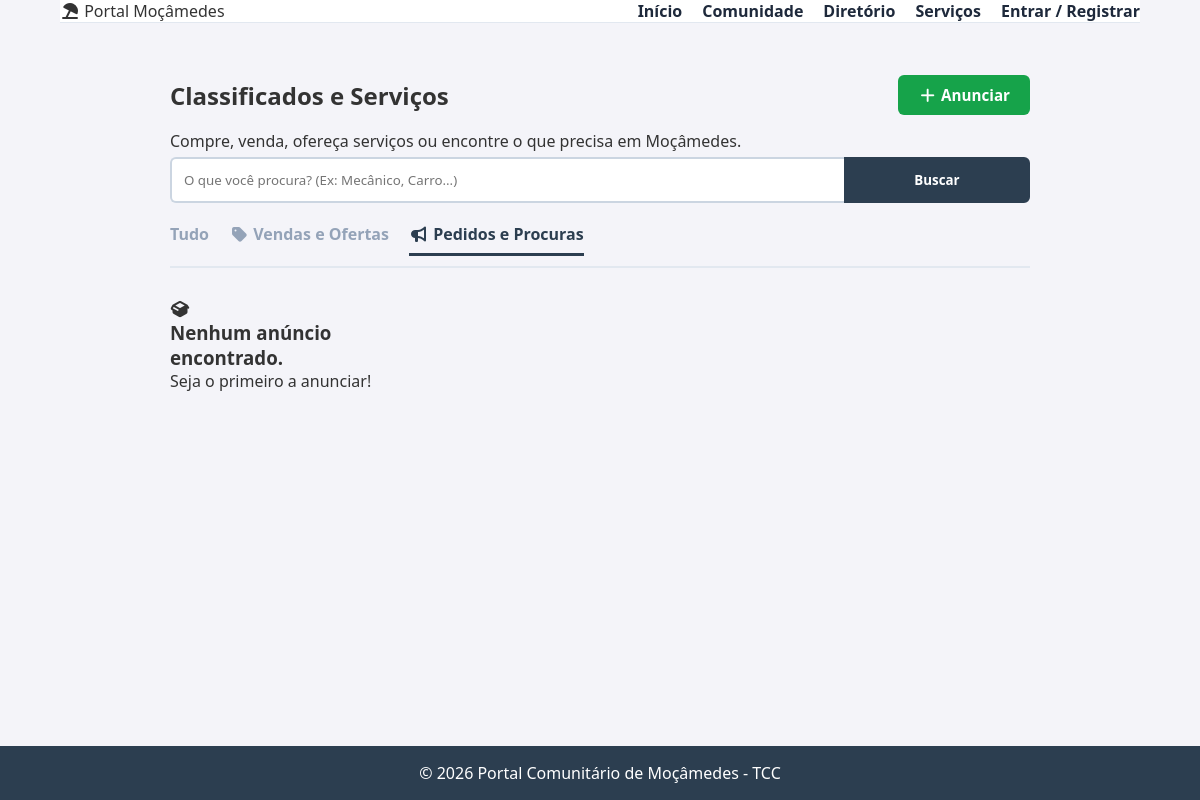
/marketplace?tipo=procura, run on an earlier commit of the app's database.
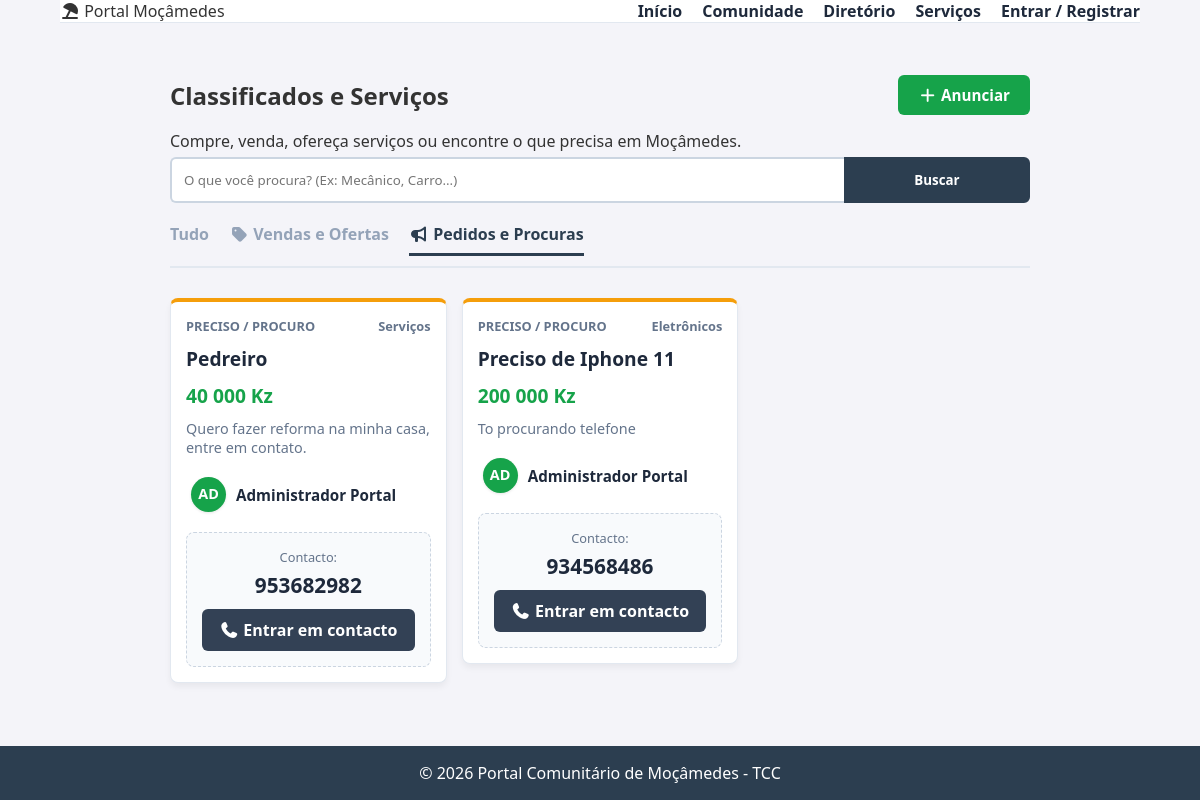
And on a later commit of the database.
### tables this page shows
CREATE TABLE marketplace (
    id INTEGER PRIMARY KEY AUTOINCREMENT,
    titulo TEXT NOT NULL,
    descricao TEXT NOT NULL,
    tipo_anuncio TEXT NOT NULL, -- 'oferta' (eu faço) ou 'procura' (preciso de)
    categoria TEXT NOT NULL,    -- Ex: Serviços Domésticos, Vendas, Transporte
    preco TEXT,                 -- Opcional
    contato TEXT NOT NULL,      -- Telefone ou Email para contato
    imagem TEXT,                -- Foto do produto ou serviço
    usuario_id INTEGER NOT NULL,
    data_criacao TIMESTAMP DEFAULT CURRENT_TIMESTAMP, imagem1 TEXT, imagem2 TEXT, status TEXT DEFAULT 'ativo',
    FOREIGN KEY (usuario_id) REFERENCES usuarios (id)
);

CREATE TABLE usuarios (
    id INTEGER PRIMARY KEY AUTOINCREMENT,
    nome TEXT NOT NULL,
    email TEXT UNIQUE,    -- Não é mais NOT NULL (pode ser vazio)
    telefone TEXT UNIQUE, -- Novo campo de login
    senha TEXT NOT NULL,
    funcao TEXT DEFAULT 'cidadao',
    foto_perfil TEXT DEFAULT 'default_profile.png',
    bio TEXT,
    data_cadastro TIMESTAMP DEFAULT CURRENT_TIMESTAMP
);

### app.py (the view)
@app.route('/marketplace')
def marketplace():
    conn = get_db_connection()
    tipo_filtro = request.args.get('tipo')
    busca = request.args.get('q')
    sql = '''
        SELECT marketplace.*, usuarios.nome as autor_nome, usuarios.foto_perfil
        FROM marketplace
        JOIN usuarios ON marketplace.usuario_id = usuarios.id
        WHERE 1=1
    '''
    params = []
    if tipo_filtro:
        sql += " AND tipo_anuncio = ?"
        params.append(tipo_filtro)
    if busca:
        sql += " AND (titulo LIKE ? OR descricao LIKE ? OR categoria LIKE ?)"
        termo = f'%{busca}%'
        params.extend([termo, termo, termo])
    sql += " ORDER BY data_criacao DESC"
    anuncios = conn.execute(sql, params).fetchall()
    conn.close()
    return render_template('marketplace.html', anuncios=anuncios, tipo_ativo=tipo_filtro)

### app.py (called while the page is built)
def get_db_connection():
    conn = sqlite3.connect('banco.db')
    conn.row_factory = sqlite3.Row
    return conn

### templates/marketplace.html (shortened to what this page needs)
{% extends "base.html" %}
{% block content %}
<div class="market-container">
    <div class="market-header">
        <div class="header-top-row">
            <h2>Classificados e Serviços</h2>
            <a href="/anunciar" class="btn-anunciar-top">
                <i class="fas fa-plus"></i> Anunciar
            </a>
        </div>
        <p>Compre, venda, ofereça serviços ou encontre o que precisa em Moçâmedes.</p>
        <form action="/marketplace" method="GET" class="search-bar search-proporcional">
            <input type="text" name="q" placeholder="O que você procura? (Ex: Mecânico, Carro...)" value="{{ request.args.get('q', '') }}">
            <button type="submit">Buscar</button>
        </form>
        <div class="market-tabs">
            <a href="/marketplace" class="tab {% if not tipo_ativo %}active{% endif %}">Tudo</a>
            <a href="/marketplace?tipo=oferta" class="tab {% if tipo_ativo == 'oferta' %}active{% endif %}">
                <i class="fas fa-tag"></i> Vendas e Ofertas
            </a>
            <a href="/marketplace?tipo=procura" class="tab {% if tipo_ativo == 'procura' %}active{% endif %}">
                <i class="fas fa-bullhorn"></i> Pedidos e Procuras
            </a>
        </div>
    </div>
    <div class="market-grid" style="align-items: start;">
        {% for item in anuncios %}
            <div class="market-card {{ item.tipo_anuncio }} {% if item.status == 'vendido' or item.status == 'ocupado' %}card-vendido{% endif %}" style="position: relative;">
                <div class="card-top">
                    <span class="badge-tipo">
                        {% if item.tipo_anuncio == 'oferta' %}
                            VENDO / FAÇO
                        {% else %}
                            PRECISO / PROCURO
                        {% endif %}
                    </span>
                    <span class="badge-cat">{{ item.categoria }}</span>
                </div>
                <h3>{{ item.titulo }}</h3>
                {% if item.preco %}
                    <div class="price">{{ item.preco }}</div>
                {% endif %}
                <p class="desc">{{ item.descricao }}</p>
                <a href="/perfil/{{ item.usuario_id }}" style="text-decoration: none; color: inherit;">
                    <div class="seller-info" style="display: flex; align-items: center; gap: 10px; margin-bottom: 15px; padding: 5px; border-radius: 8px; transition: background 0.2s;" onmouseover="this.style.background='#f8fafc'" onmouseout="this.style.background='transparent'">
                        <div style="position: relative; width: 35px; height: 35px; background: #16a34a; border-radius: 50%; display: flex; align-items: center; justify-content: center; color: white !important; font-weight: bold; font-size: 0.9rem; text-transform: uppercase; box-shadow: 0 1px 3px rgba(0,0,0,0.1); overflow: hidden;">
                            <span style="line-height: 1; position: absolute; z-index: 1;">{{ item.autor_nome[:2] }}</span>
                        </div>
                        <div class="meta">
                            <strong style="color: #1e293b; font-size: 0.95rem;">{{ item.autor_nome }}</strong>
                        </div>
                    </div>
                </a>
                <div class="contact-area-new">
                    <p class="contact-label">Contacto:</p>
                    <div class="contact-number {% if item.status in ['vendido', 'ocupado'] %}text-riscado{% endif %}">
                        {{ item.contato }}
                    </div>
                    {% if item.status in ['vendido', 'ocupado'] %}
                        <button class="btn-indisponivel" disabled>
                            <i class="fas fa-ban"></i> Indisponível
                        </button>
                    {% else %}
                        <a href="tel:{{ item.contato | replace(' ', '') }}" class="btn-contact-new">
                            <i class="fas fa-phone"></i> Entrar em contacto
                        </a>
                    {% endif %}
                </div>
            </div>
        {% else %}
            <div class="empty-state">
                <i class="fas fa-box-open"></i>
                <h3>Nenhum anúncio encontrado.</h3>
                <p>Seja o primeiro a anunciar!</p>
            </div>
        {% endfor %}
    </div>
</div>
{% endblock %}

### templates/base.html (shortened to what this page needs)
<!DOCTYPE html>
<html lang="pt-ao">
<head>
    <link rel="stylesheet" href="{{ url_for('static', filename='css/style.css') }}">
    <link rel="stylesheet" href="{{ url_for('static', filename='fontawesome/css/all.min.css') }}">
</head>
<body>
    <nav class="navbar">
        <div class="logo">
            <i class="fas fa-umbrella-beach"></i> Portal Moçâmedes
        </div>
        <ul class="nav-links">
            <li><a href="{{ url_for('home') }}">Início</a></li>
            <li><a href="{{ url_for('feed') }}">Comunidade</a></li>
            <li><a href="{{ url_for('diretorio') }}">Diretório</a></li>
            <li><a href="{{ url_for('marketplace') }}">Serviços</a></li>
            {% if session.get('user_id') %}
                {% if session.get('user_funcao') == 'admin' %}
                    <li><a href="{{ url_for('admin') }}" style="color: #f59e0b;">Painel Admin</a></li>
                {% endif %}
                <li class="user-menu">
                    <span>Olá, {{ session.get('user_nome').split()[0] }}</span>
                    <a href="{{ url_for('logout') }}" class="btn-entrar" style="background-color: #ef4444;">Sair</a>
                </li>
            {% else %}
                <li><a href="{{ url_for('login') }}" class="btn-entrar">Entrar / Registrar</a></li>
            {% endif %}
        </ul>
    </nav>
    <div class="container">
        {% block content %}{% endblock %}
    </div>
    <footer>
        <p>&copy; 2026 Portal Comunitário de Moçâmedes - TCC</p>
    </footer>
</body>
</html>

### static/css/style.css (style rules this page uses)
* { margin: 0; padding: 0; box-sizing: border-box; font-family: 'Segoe UI', Tahoma, Geneva, Verdana, sans-serif; }
body { background-color: #f4f4f9; color: #333; display: flex; flex-direction: column; min-height: 100vh; }
.navbar { width: 90%; max-width: 1200px; margin: 0 auto; display: flex; justify-content: space-between; align-items: center; }
.nav-links { list-style: none; display: flex; gap: 20px; }
.nav-links a { color: #ecf0f1; text-decoration: none; font-size: 1rem; transition: color 0.3s; }
.container { width: 90%; max-width: 1200px; margin: 2rem auto; flex: 1; }
footer { background-color: #2c3e50; color: white; text-align: center; padding: 1rem; margin-top: auto; }
input, button { padding: 10px; width: 100%; margin-top: 5px; }
.navbar { background-color: #ffffff !important; border-bottom: 1px solid #e2e8f0; }
.nav-links a { color: #1e293b !important; font-weight: 600; opacity: 1 !important; }
.header-top-row { display: flex; justify-content: space-between; align-items: center; margin-bottom: 15px; }
.btn-anunciar-top { background-color: #16a34a; color: white; padding: 10px 20px; border-radius: 6px; text-decoration: none; font-weight: bold; font-size: 0.95rem; }
.search-proporcional { display: flex; gap: 0; }
.search-proporcional input { flex: 4; border-radius: 6px 0 0 6px; border-right: none; }
.search-proporcional button { flex: 1; border-radius: 0 6px 6px 0; }
.contact-area-new { background-color: #f8fafc; border: 1px dashed #cbd5e1; padding: 15px 10px; border-radius: 8px; margin-top: 15px; text-align: center; }
.contact-label { font-size: 0.8rem; color: #64748b; margin: 0; }
.contact-number { font-size: 1.4rem; font-weight: 800; color: #1e293b; margin: 5px 0 10px 0; user-select: all; }
.btn-contact-new { display: block; background-color: #334155; color: white; padding: 10px; border-radius: 6px; text-decoration: none; font-weight: bold; }
.market-container { max-width: 900px; margin: 0 auto; padding: 20px; }
.search-proporcional { display: flex; gap: 0; margin-bottom: 20px; }
.search-proporcional input { flex: 4; padding: 12px; border: 2px solid #cbd5e1; border-right: none; border-radius: 6px 0 0 6px; outline: none; }
.search-proporcional button { flex: 1; background: #2c3e50; color: white; border: 2px solid #2c3e50; border-radius: 0 6px 6px 0; cursor: pointer; font-weight: bold; }
.market-tabs { display: flex; gap: 20px; margin-bottom: 30px; border-bottom: 2px solid #e2e8f0; padding-bottom: 10px; }
.market-tabs .tab { text-decoration: none; color: #94a3b8; font-weight: bold; padding-bottom: 8px; }
.market-tabs .tab.active { color: #2c3e50; border-bottom: 3px solid #2c3e50; }
.market-grid { display: grid; grid-template-columns: repeat(auto-fill, minmax(220px, 1fr)); gap: 15px; }
.market-card { background: white; border: 1px solid #e2e8f0; border-radius: 8px; padding: 15px; display: flex; flex-direction: column; box-shadow: 0 4px 6px rgba(0,0,0,0.05); }
.market-card.procura { border-top: 4px solid #f59e0b; }
.card-top { display: flex; justify-content: space-between; margin-bottom: 10px; font-size: 0.8rem; font-weight: bold; color: #64748b; }
.market-card h3 { margin: 0 0 10px 0; color: #1e293b; font-size: 1.2rem; }
.price { font-size: 1.2rem; font-weight: 800; color: #16a34a; margin-bottom: 10px; }
.desc { color: #64748b; font-size: 0.9rem; flex-grow: 1; margin-bottom: 15px; }
.seller-info { display: flex; align-items: center; gap: 10px; margin-bottom: 15px; }
.contact-area-new { background-color: #f8fafc; border: 1px dashed #cbd5e1; padding: 15px; border-radius: 8px; text-align: center; margin-top: auto; }
.contact-number { font-size: 1.3rem; font-weight: 800; color: #1e293b; margin: 5px 0 10px 0; user-select: all; }

What changed in the data, as far as the page shows it:
added marketplace: tipo_anuncio "PRECISO / PROCURO", categoria "Serviços", titulo "Pedreiro", preco "40 000 Kz", descricao "Quero fazer reforma na minha casa, entre em contato.", nome "AD", autor_nome "Administrador Portal", contato "953682982"
added marketplace: tipo_anuncio "PRECISO / PROCURO", categoria "Eletrônicos", titulo "Preciso de Iphone 11", preco "200 000 Kz", descricao "To procurando telefone", nome "AD", autor_nome "Administrador Portal", contato "934568486"
Also different on the page:
text no longer shown: "Nenhum anúncio encontrado. Seja o primeiro a anunciar!"
